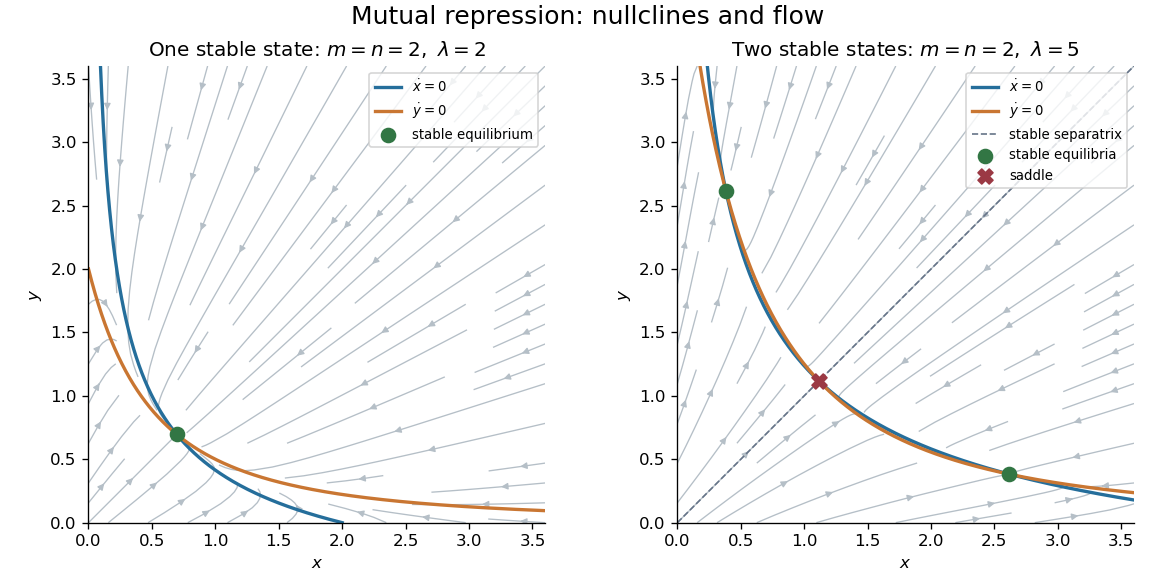

The Python source for this figure:
"""Original mutual-repression phase planes; writes basename PNG to caller CWD."""
from pathlib import Path
import math
import matplotlib
matplotlib.use("Agg")
import matplotlib.pyplot as plt
import numpy as np


def symmetric_root(lam):
    low, high = 0.0, lam
    for _ in range(80):
        middle = (low + high) / 2
        if middle * (1 + middle) ** 2 < lam:
            low = middle
        else:
            high = middle
    return (low + high) / 2


def panel(ax, lam, title):
    grid = np.linspace(0, 3.6, 24)
    x, y = np.meshgrid(grid, grid)
    dx, dy = lam / (1 + y) ** 2 - x, lam / (1 + x) ** 2 - y
    ax.streamplot(grid, grid, dx, dy, color="#b5bfc7", density=.8, linewidth=.8, arrowsize=.8)
    yy = np.linspace(0, 3.6, 700)
    ax.plot(lam / (1 + yy) ** 2, yy, color="#256e9b", lw=2, label=r"$\dot x=0$")
    ax.plot(yy, lam / (1 + yy) ** 2, color="#c97632", lw=2, label=r"$\dot y=0$")
    r = symmetric_root(lam)
    if lam > 4:
        small = (lam - 2 - math.sqrt((lam - 2) ** 2 - 4)) / 2
        large = 1 / small
        ax.plot([0, 3.6], [0, 3.6], "--", color="#667488", lw=1, label="stable separatrix")
        ax.scatter([small, large], [large, small], s=70, color="#327644", zorder=4, label="stable equilibria")
        ax.scatter([r], [r], s=80, marker="X", color="#9b3944", zorder=5, label="saddle")
    else:
        ax.scatter([r], [r], s=70, color="#327644", zorder=4, label="stable equilibrium")
    ax.set(xlim=(0, 3.6), ylim=(0, 3.6), xlabel=r"$x$", ylabel=r"$y$", title=title)
    ax.set_aspect("equal")
    ax.legend(fontsize=8, loc="upper right")
    ax.spines[["top", "right"]].set_visible(False)


def main():
    fig, axes = plt.subplots(1, 2, figsize=(9.8, 4.8), constrained_layout=True, facecolor="white")
    panel(axes[0], 2, r"One stable state: $m=n=2,\ \lambda=2$")
    panel(axes[1], 5, r"Two stable states: $m=n=2,\ \lambda=5$")
    fig.suptitle("Mutual repression: nullclines and flow", fontsize=15)
    fig.savefig(Path(__file__).with_suffix(".png").name, dpi=120, facecolor="white", transparent=False)
    plt.close(fig)


if __name__ == "__main__":
    main()
